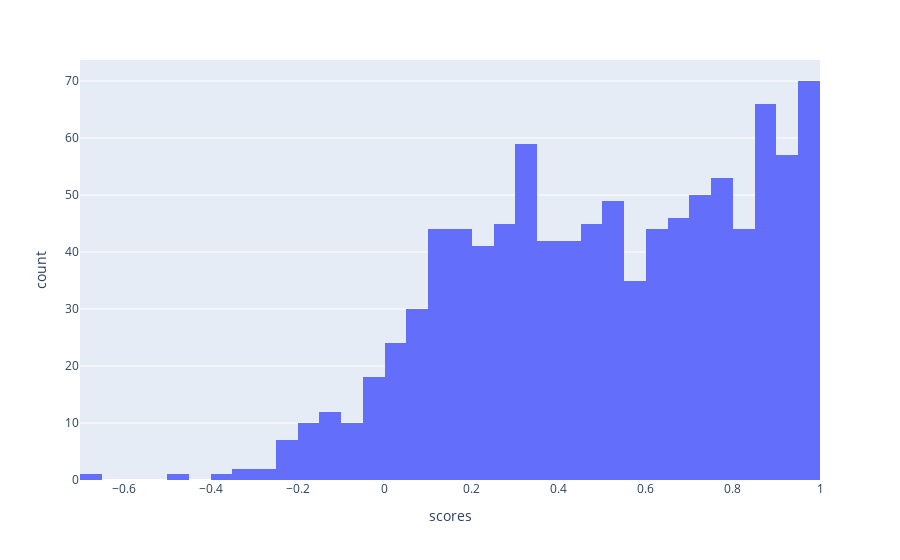

Write notebook code for a chart like this one.
### Code cell
import plotly.express as px

fig = px.histogram(df, x="scores")
fig.show()

### Figure 1 — Plotly figure (JSON) as saved in the notebook; plotly's stock layout.template omitted (floating-point values rounded to 4 significant figures; data arrays with more than 128 entries replaced by an {"elided": "..."} marker saying what was removed)
{"data": [{"alignmentgroup": "True", "bingroup": "x", "hovertemplate": "scores=%{x}<br>count=%{y}<extra></extra>", "legendgroup": "", "marker": {"color": "#636efa", "pattern": {"shape": ""}}, "name": "", "offsetgroup": "", "orientation": "v", "showlegend": false, "type": "histogram", "x": {"elided": "996 float values"}, "xaxis": "x", "yaxis": "y"}], "layout": {"barmode": "relative", "legend": {"tracegroupgap": 0}, "margin": {"t": 60}, "xaxis": {"anchor": "y", "domain": [0, 1], "title": {"text": "scores"}}, "yaxis": {"anchor": "x", "domain": [0, 1], "title": {"text": "count"}}}}
